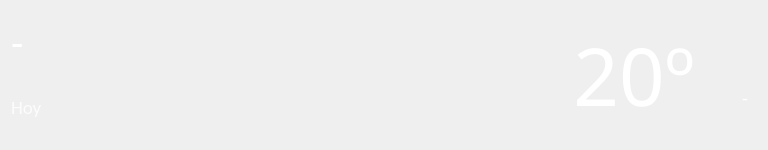
               <widget class="QWidget" name="weather_main" native="true">
                <layout class="QGridLayout" name="gridLayout_14">
                 <item row="0" column="0">
                  <widget class="QWidget" name="city_date" native="true">
                   <layout class="QGridLayout" name="gridLayout_15">
                    <property name="leftMargin">
                     <number>0</number>
                    </property>
                    <property name="topMargin">
                     <number>0</number>
                    </property>
                    <property name="rightMargin">
                     <number>0</number>
                    </property>
                    <property name="bottomMargin">
                     <number>0</number>
                    </property>
                    <property name="spacing">
                     <number>0</number>
                    </property>
                    <item row="0" column="0">
                     <widget class="QLabel" name="city">
                      <property name="font">
                       <font>
                        <family>Calibri</family>
                        <pointsize>30</pointsize>
                        <weight>50</weight>
                        <bold>false</bold>
                        <stylestrategy>PreferAntialias</stylestrategy>
                       </font>
                      </property>
                      <property name="toolTip">
                       <string/>
                      </property>
                      <property name="styleSheet">
                       <string notr="true">QLabel{
	color:rgb(255, 255, 255);
}
</string>
                      </property>
                      <property name="text">
                       <string>-</string>
                      </property>
                      <property name="alignment">
                       <set>Qt::AlignLeading|Qt::AlignLeft|Qt::AlignVCenter</set>
                      </property>
                     </widget>
                    </item>
                    <item row="1" column="0">
                     <widget class="QLabel" name="date">
                      <property name="font">
                       <font>
                        <family>Calibri</family>
                        <pointsize>14</pointsize>
                       </font>
                      </property>
                      <property name="styleSheet">
                       <string notr="true">color:rgba(255, 255, 255, 200);
</string>
                      </property>
                      <property name="text">
                       <string>Hoy</string>
                      </property>
                      <property name="alignment">
                       <set>Qt::AlignLeading|Qt::AlignLeft|Qt::AlignVCenter</set>
                      </property>
                     </widget>
                    </item>
                   </layout>
                  </widget>
                 </item>
                 <item row="0" column="2">
                  <widget class="QWidget" name="weather_tiny" native="true">
                   <layout class="QGridLayout" name="gridLayout_11">
                    <item row="0" column="0">
                     <widget class="QLabel" name="temp">
                      <property name="font">
                       <font>
                        <family>Dosis</family>
                        <pointsize>60</pointsize>
                        <weight>50</weight>
                        <italic>false</italic>
                        <bold>false</bold>
                       </font>
                      </property>
                      <property name="toolTip">
                       <string>Temperatura actual</string>
                      </property>
                      <property name="styleSheet">
                       <string notr="true">QLabel{
	color:rgb(255, 255, 255);
}
</string>
                      </property>
                      <property name="text">
                       <string>20º</string>
                      </property>
                      <property name="alignment">
                       <set>Qt::AlignCenter</set>
                      </property>
                     </widget>
                    </item>
                    <item row="0" column="1">
                     <layout class="QGridLayout" name="gridLayout_9">
                      <property name="verticalSpacing">
                       <number>0</number>
                      </property>
                      <item row="0" column="0" alignment="Qt::AlignRight">
                       <widget class="QLabel" name="weather_icon">
                        <property name="minimumSize">
                         <size>
                          <width>47</width>
                          <height>47</height>
                         </size>
                        </property>
                        <property name="maximumSize">
                         <size>
                          <width>60</width>
                          <height>47</height>
                         </size>
                        </property>
                        <property name="text">
                         <string/>
                        </property>
                        <property name="pixmap">
                         <pixmap resource="qss_icons.qrc">:/weather/weather_img/img/daily_forecast_cloudy.png</pixmap>
                        </property>
                        <property name="scaledContents">
                         <bool>false</bool>
                        </property>
                        <property name="alignment">
                         <set>Qt::AlignRight|Qt::AlignTrailing|Qt::AlignVCenter</set>
                        </property>
                       </widget>
                      </item>
                      <item row="1" column="0">
                       <widget class="QLabel" name="weather_descrip">
                        <property name="font">
                         <font>
                          <family>Calibri</family>
                          <pointsize>14</pointsize>
                         </font>
                        </property>
                        <property name="toolTip">
                         <string>Estado del clima</string>
                        </property>
                        <property name="styleSheet">
                         <string notr="true">QLabel{
	color:rgb(255, 255, 255);
}
</string>
                        </property>
                        <property name="text">
                         <string>-</string>
                        </property>
                        <property name="scaledContents">
                         <bool>true</bool>
                        </property>
                        <property name="alignment">
                         <set>Qt::AlignRight|Qt::AlignTrailing|Qt::AlignVCenter</set>
                        </property>
                        <property name="wordWrap">
                         <bool>true</bool>
                        </property>
                       </widget>
                      </item>
                     </layout>
                    </item>
                   </layout>
                  </widget>
                 </item>
                 <item row="0" column="1">
                  <spacer name="horizontalSpacer_5">
                   <property name="orientation">
                    <enum>Qt::Horizontal</enum>
                   </property>
                   <property name="sizeHint" stdset="0">
                    <size>
                     <width>516</width>
                     <height>20</height>
                    </size>
                   </property>
                  </spacer>
                 </item>
                </layout>
               </widget>
